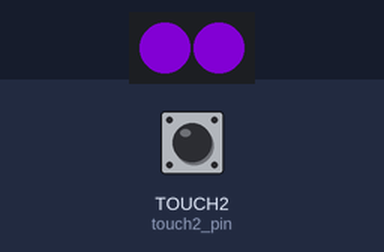
The program below on a simulated CircuitPython board. Shown: 2 RGB LEDs in strip order, left to right. Inputs (shaded band) come from the test bench; at power-on: TOUCH2 (touch2_pin) LOW. Dim RGB values are drawn brighter than linear; USB keyboard and mouse output is not drawn; touch pads read as touched when driven HIGH; what the program prints to the serial console is not drawn.

Above: at 0.8 s.
Timing chart, 0 to 40.0 s (numbered marks = the images above):
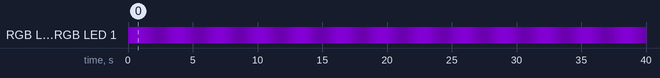

The program:

code.py
```python
# This sample code opens terminal on macOS and runs cmatrix (if installed)
# you are free to do other cool stuff ;)
import time
import asyncio
import math

import board
import neopixel
import touchio
import usb_hid

from adafruit_hid.keyboard import Keyboard
from adafruit_hid.keyboard_layout_us import KeyboardLayoutUS
from adafruit_hid.keycode import Keycode

# Setup touch pin 2
touch2_pin = touchio.TouchIn(board.TOUCH2)
touch2_pin.threshold = 23000  # Adjust the threshold as needed

# Setup LED pixels
pixel_pin = board.EYES
num_pixels = 2
pixels = neopixel.NeoPixel(pixel_pin, num_pixels, auto_write=False)
deep_purple = (80, 0, 130)  # Adjusted RGB for a deeper purple
green = (0, 255, 0)         # RGB for green

# Initialize USB HID devices
keyboard = Keyboard(usb_hid.devices)
keyboard_layout = KeyboardLayoutUS(keyboard)

touch2_active = False  # Global state for touch activation

async def led_updater():
    while True:
        if not touch2_active:
            brightness = (math.sin(time.monotonic() * 2) + 1) / 2
            min_brightness = 0.4
            max_brightness = 1.0
            scaled_brightness = min_brightness + (max_brightness - min_brightness) * brightness
            pixels.brightness = scaled_brightness
            pixels.fill(deep_purple)
        else:
            pixels.brightness = 1.0
            pixels.fill(green)
        pixels.show()
        await asyncio.sleep(0.05)

async def touch_loop():
    global touch2_active
    while True:
        if touch2_pin.value and not touch2_active:
            touch2_active = True
            print("Touch 2 Activated - Opening Terminal")
            # Commands to open Spotlight and type Terminal
            keyboard.press(Keycode.COMMAND, Keycode.SPACE)  # Command-Space to open Spotlight
            keyboard.release_all()
            await asyncio.sleep(0.5)  # Short delay to let Spotlight open
            keyboard_layout.write("terminal\n")  # Writes 'terminal' and presses Enter
            await asyncio.sleep(1)  # Wait for Terminal to open
            keyboard_layout.write("cmatrix\n")  # Types
        elif not touch2_pin.value and touch2_active:
            touch2_active = False
        await asyncio.sleep(0.1)  # Check touch state every 0.1 seconds

async def main():
    tasks = [
        asyncio.create_task(led_updater()),
        asyncio.create_task(touch_loop())
    ]
    await asyncio.gather(*tasks)

print("Starting")
asyncio.run(main())
```
